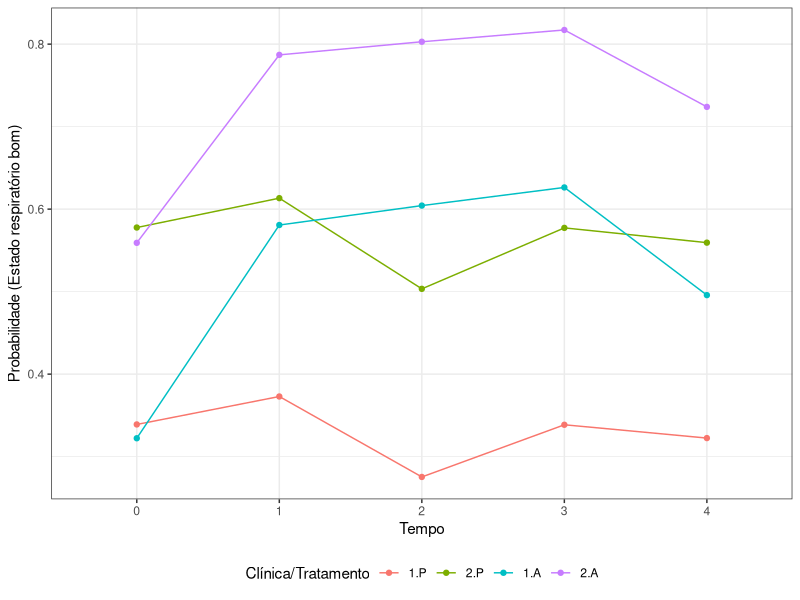

This chart was generated by the following R code:
## ---- chunk 1
knitr::opts_chunk$set(echo = TRUE)
## ---- chunk 2

# ------------------------------------------
# Carregando pacotes em R
# ------------------------------------------

library(haven)
library(tidyr)
library(dplyr)
library(geepack)
library(doBy)

# ------------------------------------------
# Carregando dados
# ------------------------------------------

df <- read_dta(file = here::here("data", "respir.dta"))
df

# ------------------------------------------
# Reformatando dados: de largo para longo
# ------------------------------------------

df.longo <- df %>% 
  gather(key = "tempo", value = "y", -id, -trt, -clinic)
df.longo

# ------------------------------------------
# Formatando variáveis
# ------------------------------------------

df.longo$clinic <- factor(df.longo$clinic)

df.longo$tempo.fac <- factor(df.longo$tempo,
                             levels = paste0("y", 0:4),
                             labels = 0:4)

df.longo$trt <- factor(df.longo$trt)
df.longo$trt <- relevel(df.longo$trt, ref = "P")

# ------------------------------------------
# Ordenando os dados
# Este passo é importante para o correto
# ajuste dos modelos marginais via função
# geeglm (para mais informações veja a
# vinheta e do pacote e o help da função)
# ------------------------------------------

df.longo <- df.longo %>% 
  arrange(clinic, trt, id, tempo)
df.longo

# ------------------------------------------
# Ajustando modelo marginal com efeitos
# principais de tempo, tratamento e efeito
# de interação (GEE)
# ------------------------------------------

fit1 <- geeglm(y ~ tempo.fac*trt,
               id = id, 
               family = binomial(link = "logit"),
               data = df.longo,
               corstr = "unstructured",
               std.err = "san.se")
summary(fit1)

## ---- chunk 3

L <- rbind(c(rep(0, 6), 1, 0, 0, 0),
           c(rep(0, 6), 0, 1, 0, 0),
           c(rep(0, 6), 0, 0, 1, 0),
           c(rep(0, 6), 0, 0, 0, 1))

esticon(fit1, L, joint.test = TRUE)

## ---- chunk 4

fit2 <- geeglm(y ~ tempo.fac + trt,
               id = id, 
               family = binomial(link = "logit"),
               data = df.longo,
               corstr = "unstructured",
               std.err = "san.se")
summary(fit2)

anova(fit1, fit2)

## ---- chunk 5

OR.placebo <- exp(coef(fit1))[2:5]
OR.drogaA <- exp(coef(fit1))[2:5]*exp(coef(fit1))[7:10]

OR <- rbind(OR.placebo, OR.drogaA)
rownames(OR) <- c("Placebo", "Droga A")
colnames(OR) <- paste("Tempo", 1:4)

knitr::kable(OR, digits = 2, align = 'c', caption = "Mudanças (ao longo do tempo em comparação com a linha de base) na razão de chances (odds ratio, OR) de que o estado respiratório seja classificado como bom.")

## ---- chunk 6

# Modelo com efeitos principais de
# tempo, tratamento e clínica, e
# efeitos de interação duas-a-duas
# e entre tempo, tratamento e clínica

fit3 <- geeglm(y ~ tempo.fac*trt*clinic,
               id = id, 
               family = binomial(link = "logit"),
               data = df.longo,
               corstr = "unstructured",
               std.err = "san.se")
summary(fit3)

# Modelo com efeitos principais de
# tempo, tratamento e clínica, e
# efeitos de interação duas-a-duas

fit4 <- geeglm(y ~ tempo.fac*trt + clinic*tempo.fac + clinic*trt,
               id = id, 
               family = binomial(link = "logit"),
               data = df.longo,
               corstr = "unstructured",
               std.err = "san.se")
summary(fit4)

# Modelo com efeitos principais de
# tempo, tratamento e clínica, e
# efeitos de interação 
# tempo e tratamento 
# e clínica e tratamento 

fit5 <- geeglm(y ~ tempo.fac*trt + clinic*trt,
               id = id, 
               family = binomial(link = "logit"),
               data = df.longo,
               corstr = "unstructured",
               std.err = "san.se")
summary(fit5)

# Modelo com efeitos principais de
# tempo, tratamento e clínica, e
# efeito de interação 
# tempo e tratamento 

fit6 <- geeglm(y ~ tempo.fac*trt + clinic,
               id = id, 
               family = binomial(link = "logit"),
               data = df.longo,
               corstr = "unstructured",
               std.err = "san.se")
summary(fit6)

anova(fit1, fit3)
anova(fit1, fit4)
anova(fit4, fit5)
anova(fit5, fit6)

## ---- chunk 7

knitr::kable(summary(fit6)$coef[,-4], digits = c(2,3,4), col.names = c("Estimativa", "EP", "Z"))

## ---- chunk 8

pred.df <- data.frame(
  expand.grid(tempo.fac = unique(df.longo$tempo.fac),
              clinic = unique(df.longo$clinic),
              trt = unique(df.longo$trt)))

pred.df$probs <- stats::predict(fit6, newdata = pred.df, type = "response")

pred.df <- pred.df[c("clinic", "trt", "tempo.fac", "probs")]
pred.df <- pred.df %>% arrange(clinic, trt, tempo.fac)


library(ggplot2)

p <- ggplot(data = pred.df,
            mapping = aes(x = tempo.fac, y = probs,
                          color = interaction(clinic, trt),
                          group = interaction(clinic, trt)
                          )) +
  geom_point() + geom_line() +
  labs(x = "Tempo", y = "Probabilidade (Estado respiratório bom)",
       color = "Clínica/Tratamento") +
  theme_bw() + theme(legend.position = "bottom")
p
